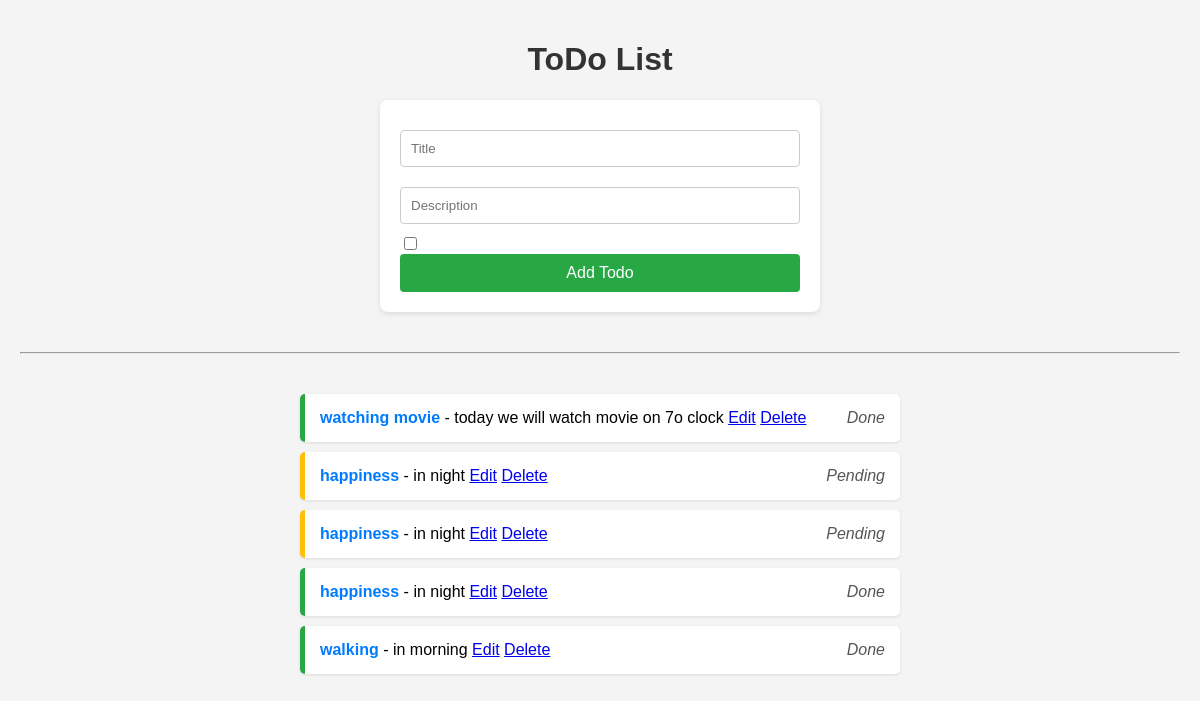
/api/todos-html/, run on the app's committed database.
### todo/models.py (models this page shows, shortened)
class Todo(models.Model):
    title = models.CharField(max_length=100)
    description = models.TextField(blank=True)
    completed = models.BooleanField(default=False)

### todo/views.py (the view)
# urls.py: path('todos-html/', todo_list_html, name ='todo-html'),
def todo_list_html(request):
    if request.method == "POST":
        title = request.POST.get("title")
        description = request.POST.get("description")
        completed = request.POST.get("completed") == "on"
        Todo.objects.create(title=title, description = description , completed = completed)
        return redirect('todo-html')
    todos = Todo.objects.all()
    return render(request, 'todo/list.html',{'todos' : todos})

### todo/templates/todo/list.html (shortened to what this page needs)
<!DOCTYPE html>
<html lang="en">
<head>
</head>
<body>
    <h1>ToDo List</h1>
    <form method="post">
        <input type="text" name="title" placeholder="Title" required>
        <input type="text" name="description" placeholder="Description">
        <input type="checkbox" name="completed"><br>
        <button type="submit">Add Todo</button>
    </form>
    <hr>
    <ul>
        {% for todo in todos %}
        <li class="{% if todo.completed %}done{% else %}pending{% endif %}">
            <strong>{{ todo.title }}</strong> - {{ todo.description }}
            <span>{% if todo.completed %}Done{% else %}Pending{% endif %}</span>
            <a href="{% url 'todo-Update' todo.id %}">Edit</a>
            <a href="{% url 'todo-delete' todo.id %}">Delete</a>
        </li>
        {% endfor %}
    </ul>
</body>
</html>

### todo/templates/todo/list.html (style rules this page uses)
body { font-family: Arial, sans-serif; background: #f4f4f4; margin: 0; padding: 20px; }
h1 { text-align: center; color: #333; }
form { background: #fff; padding: 20px; border-radius: 8px; box-shadow: 0 2px 5px rgba(0,0,0,0.1); max-width: 400px; margin: 0 auto; }
input[type="text"] { width: 100%; padding: 10px; margin: 10px 0; border-radius: 4px; border: 1px solid #ccc; box-sizing: border-box; }
button { width: 100%; padding: 10px; background-color: #28a745; color: white; border: none; border-radius: 4px; font-size: 16px; cursor: pointer; }
hr { margin: 40px 0; }
ul { list-style-type: none; padding: 0; max-width: 600px; margin: 0 auto; }
li { background: #fff; margin-bottom: 10px; padding: 15px; border-left: 5px solid #007bff; border-radius: 5px; box-shadow: 0 1px 3px rgba(0,0,0,0.1); }
li strong { color: #007bff; }
li span { float: right; font-style: italic; color: #555; }
.done { border-left-color: #28a745; }
.pending { border-left-color: #ffc107; }

### data on the page
Todo: title "watching movie", description "today we will watch movie on 7o clock", completed "Done"
Todo: title "happiness", description "in night", completed "Pending"
Todo: title "happiness", description "in night", completed "Pending"
Todo: title "happiness", description "in night", completed "Done"
Todo: title "walking", description "in morning", completed "Done"
